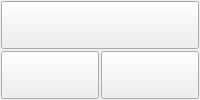
      <widget class="QWidget" name="page_57">
       <layout class="QGridLayout" name="gridLayout_60">
        <property name="margin">
         <number>1</number>
        </property>
        <property name="spacing">
         <number>2</number>
        </property>
        <item row="1" column="0">
         <layout class="QHBoxLayout" name="horizontalLayout_78">
          <item>
           <widget class="QPushButton" name="ui_9_Pane1BTN">
            <property name="sizePolicy">
             <sizepolicy hsizetype="Minimum" vsizetype="Expanding">
              <horstretch>0</horstretch>
              <verstretch>0</verstretch>
             </sizepolicy>
            </property>
            <property name="text">
             <string/>
            </property>
            <property name="view" stdset="0">
             <string>pane3</string>
            </property>
           </widget>
          </item>
          <item>
           <widget class="QPushButton" name="ui_9_Pane2BTN">
            <property name="sizePolicy">
             <sizepolicy hsizetype="Minimum" vsizetype="Expanding">
              <horstretch>0</horstretch>
              <verstretch>0</verstretch>
             </sizepolicy>
            </property>
            <property name="text">
             <string/>
            </property>
            <property name="view" stdset="0">
             <string>pane2</string>
            </property>
           </widget>
          </item>
         </layout>
        </item>
        <item row="0" column="0">
         <layout class="QHBoxLayout" name="horizontalLayout_79">
          <item>
           <widget class="QPushButton" name="ui_9_Pane3BTN">
            <property name="sizePolicy">
             <sizepolicy hsizetype="Minimum" vsizetype="Expanding">
              <horstretch>0</horstretch>
              <verstretch>0</verstretch>
             </sizepolicy>
            </property>
            <property name="text">
             <string/>
            </property>
            <property name="view" stdset="0">
             <string>pane1</string>
            </property>
           </widget>
          </item>
         </layout>
        </item>
       </layout>
      </widget>
